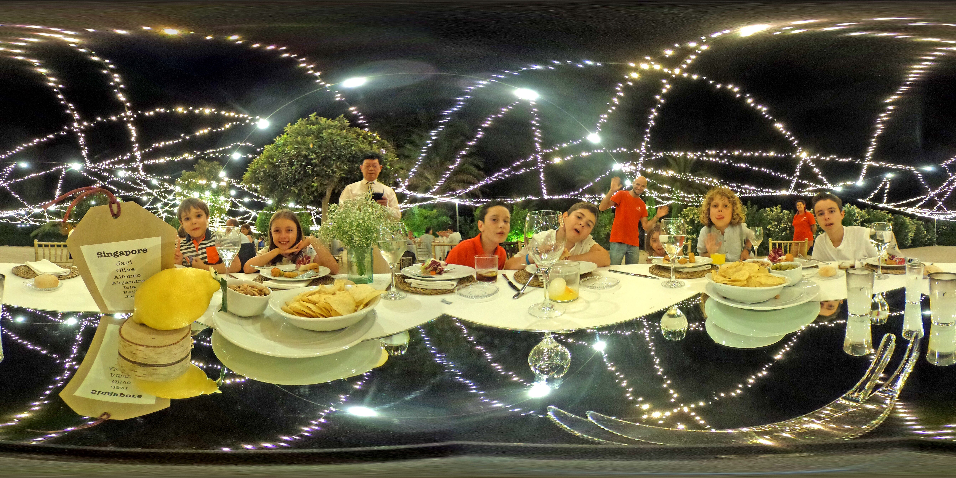
#> input picture code/two.png, 956 x 478 px
$ jupyter execute --allow-errors object_detection.ipynb
#> lines starting #> are read from the running program, lines starting #| are printed output that depends on the picture
[cell 1]
from PIL import Image
import numpy as np
import cv2
from collections import Counter


# Open the input image
input_image = Image.open('two.png')
#> input_image is the input picture: PIL image 956x478 RGBA; mean R, G, B, A 100, 94.8, 68.4, 255

# Get the width and height of the input image
width, height = input_image.size
#> width = 956; height = 478

# Calculate the width of each cropped image
crop_width = width // 8
#> crop_width = 119

# Loop through 8 times to crop the image into 8 vertical pieces
for i in range(8):
    # Define the cropping box for the current piece (left, upper, right, lower)
    cropping_box = (i * crop_width, 0, (i+1) * crop_width, height)

    # Crop the image using the defined box
    output_image = input_image.crop(cropping_box)

    # Save the cropped image
    output_image.save(f'image{i}.png')
#> this loop made 8 passes
#> pass 1, `output_image = input_image.crop(cropping_box)`:
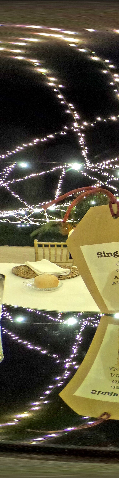
#> output_image: PIL image 119x478 RGBA; mean R, G, B, A 93.2, 86.8, 63.6, 255
#> after the loop:
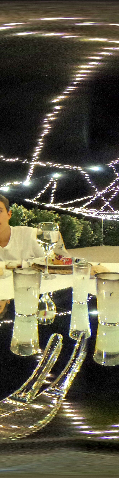
#> output_image: PIL image 119x478 RGBA; mean R, G, B, A 94, 89.5, 69.2, 255


image1 = Image.open("image7.png")
image2 = Image.open("image0.png")
image3 = Image.open("image1.png")
image4 = Image.open("image2.png")
image5 = Image.open("image3.png")
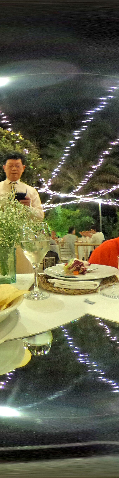
#> image5: PIL image 119x478 RGBA; mean R, G, B, A 94.7, 94.3, 72.5, 255
image6 = Image.open("image4.png")
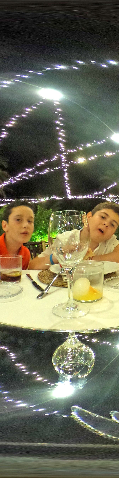
#> image6: PIL image 119x478 RGBA; mean R, G, B, A 107.9, 107, 86.5, 255
image7 = Image.open("image5.png")
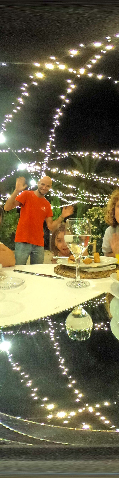
#> image7: PIL image 119x478 RGBA; mean R, G, B, A 108.1, 101.2, 74.8, 255
image8 = Image.open("image6.png")
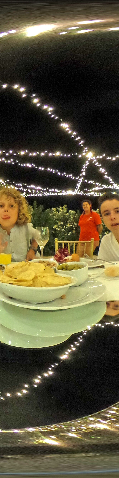
#> image8: PIL image 119x478 RGBA; mean R, G, B, A 91.7, 84.5, 58.7, 255


width1, height1 = image1.size
#> width1 = 119; height1 = 478
width2, height2 = image2.size
#> width2 = 119; height2 = 478

width3, height3 = image3.size
#> width3 = 119; height3 = 478
width4, height4 = image4.size
#> width4 = 119; height4 = 478

width5, height5 = image5.size
#> width5 = 119; height5 = 478
width6, height6 = image6.size
#> width6 = 119; height6 = 478

width7, height7 = image7.size
width8, height8 = image8.size


total_width1 = width1 + width2
total_width3 = width3 + width4

total_width5 = width5 + width6
total_width7 = width7 + width8


output_image1 = Image.new('RGB', (total_width1, height1))
#> output_image1: PIL image 238x478 RGB; every value is 0
output_image3 = Image.new('RGB', (total_width3, height3))
output_image5 = Image.new('RGB', (total_width5, height5))
output_image7 = Image.new('RGB', (total_width7, height7))


output_image1.paste(image1, (0, 0))
output_image1.paste(image2, (width1, 0))
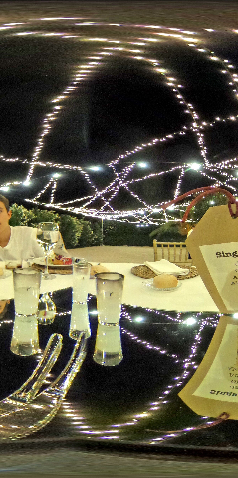
#> output_image1: PIL image 238x478 RGB; mean R, G, B 93.6, 88.2, 66.4
output_image1.save("back_image.png")

output_image3.paste(image3, (0, 0))
output_image3.paste(image4, (width3, 0))
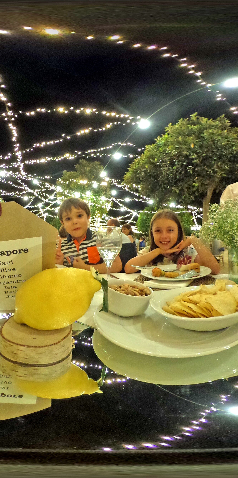
#> output_image3: PIL image 238x478 RGB; mean R, G, B 105.2, 97.7, 61.1
output_image3.save("left_image.png")

output_image5.paste(image5, (0, 0))
output_image5.paste(image6, (width5, 0))
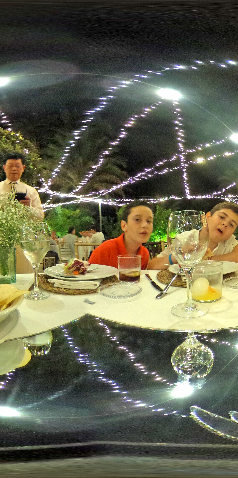
#> output_image5: PIL image 238x478 RGB; mean R, G, B 101.3, 100.6, 79.5
output_image5.save("front_image.png")

output_image7.paste(image7, (0, 0))
output_image7.paste(image8, (width7, 0))
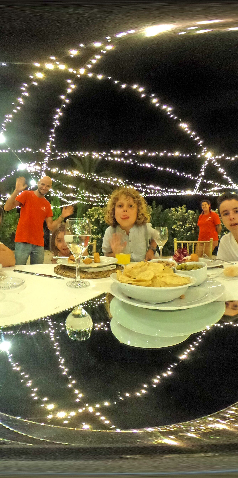
#> output_image7: PIL image 238x478 RGB; mean R, G, B 99.9, 92.8, 66.8
output_image7.save("right_image.png")


# Load the pre-trained YOLOv3 model
#> (the rest of this cell did not finish here and is left out)

$ run again, with code/four.jpg saved as code/two.png
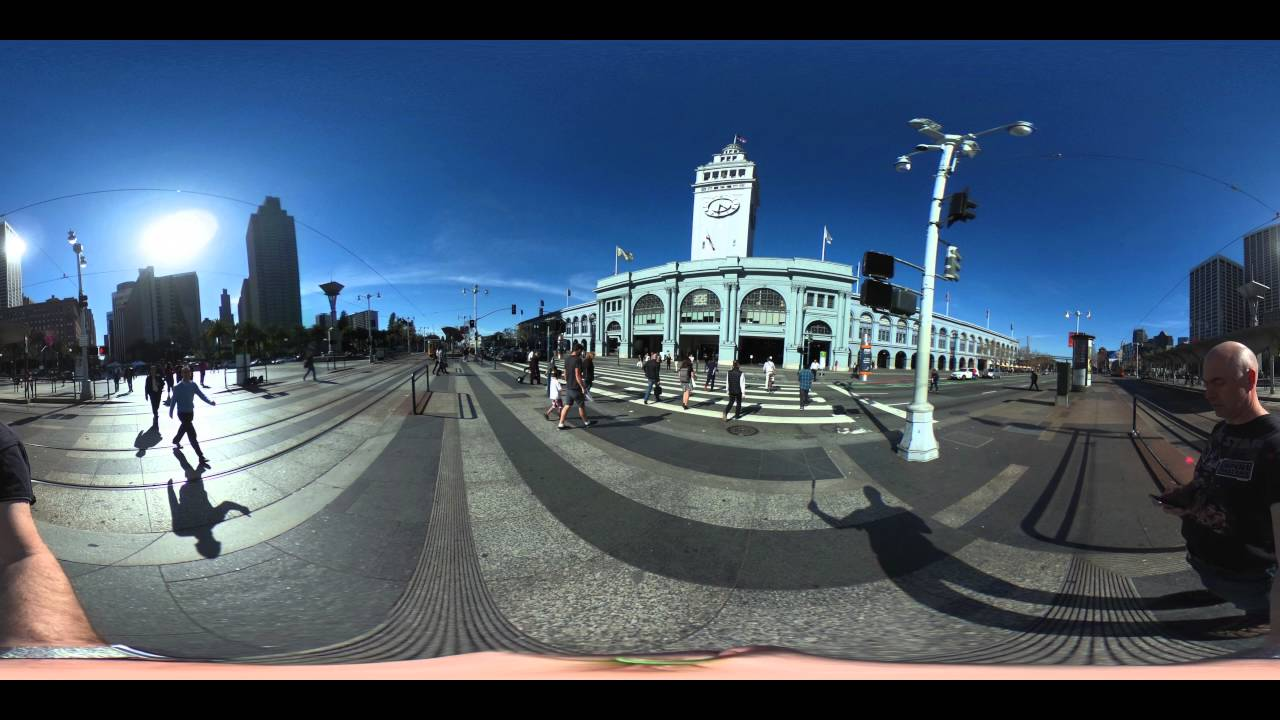
#> input picture code/four.jpg, 1280 x 720 px
#> input_image is the input picture: PIL image 1280x720 RGB; mean R, G, B 71.4, 89, 108.6
#> after the loop `for i in range(8):`:
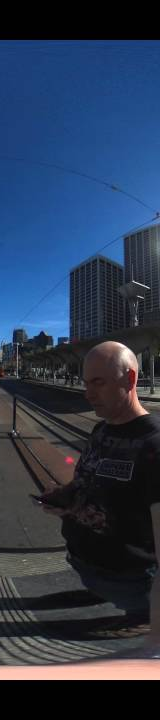
#> output_image: PIL image 160x720 RGB; mean R, G, B 43.3, 57.2, 80
#> `output_image7.paste(image8, (width7, 0))`:
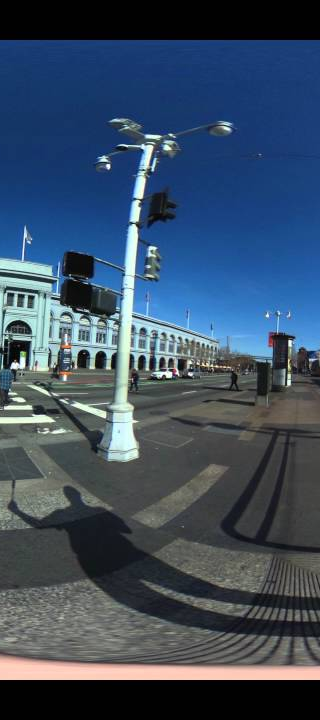
#> output_image7: PIL image 320x720 RGB; mean R, G, B 60.1, 78, 98.3
